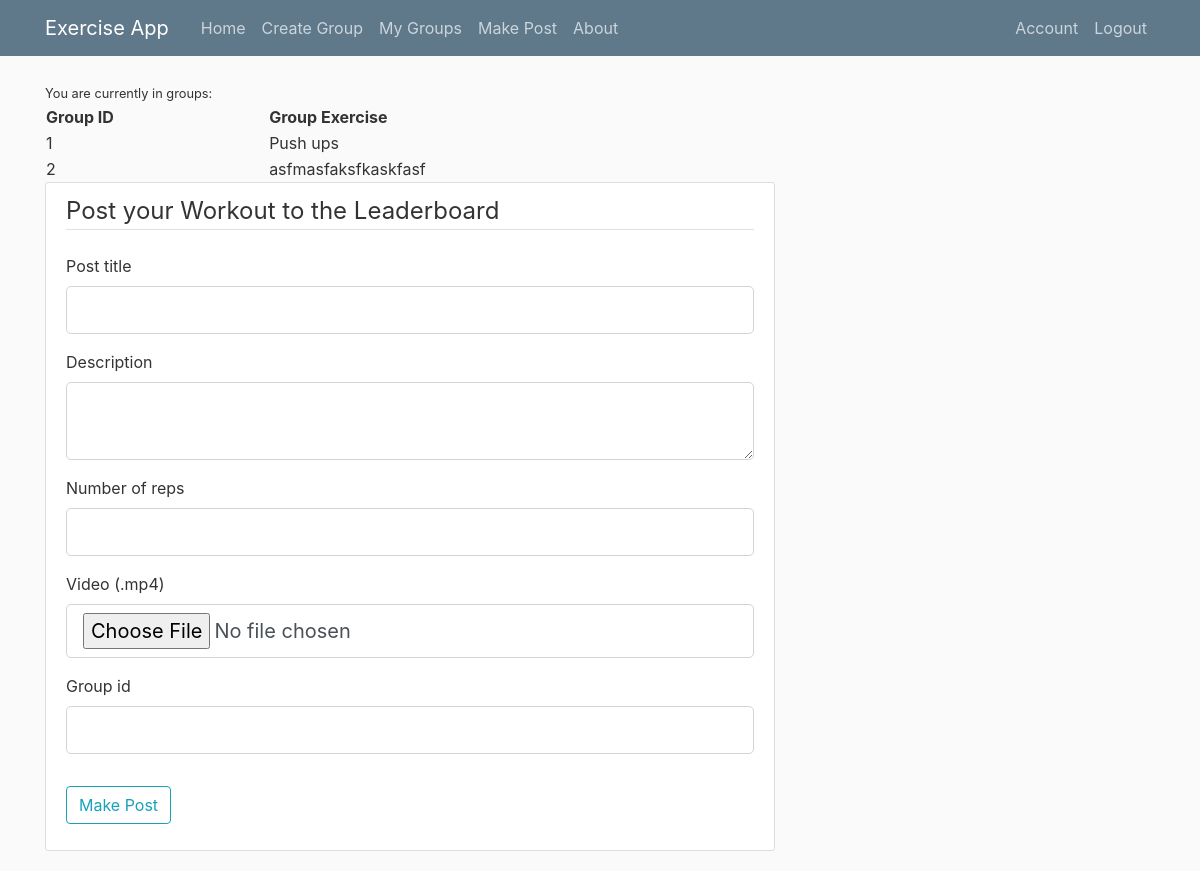
Page /createpost (signed in) on the earlier database version.
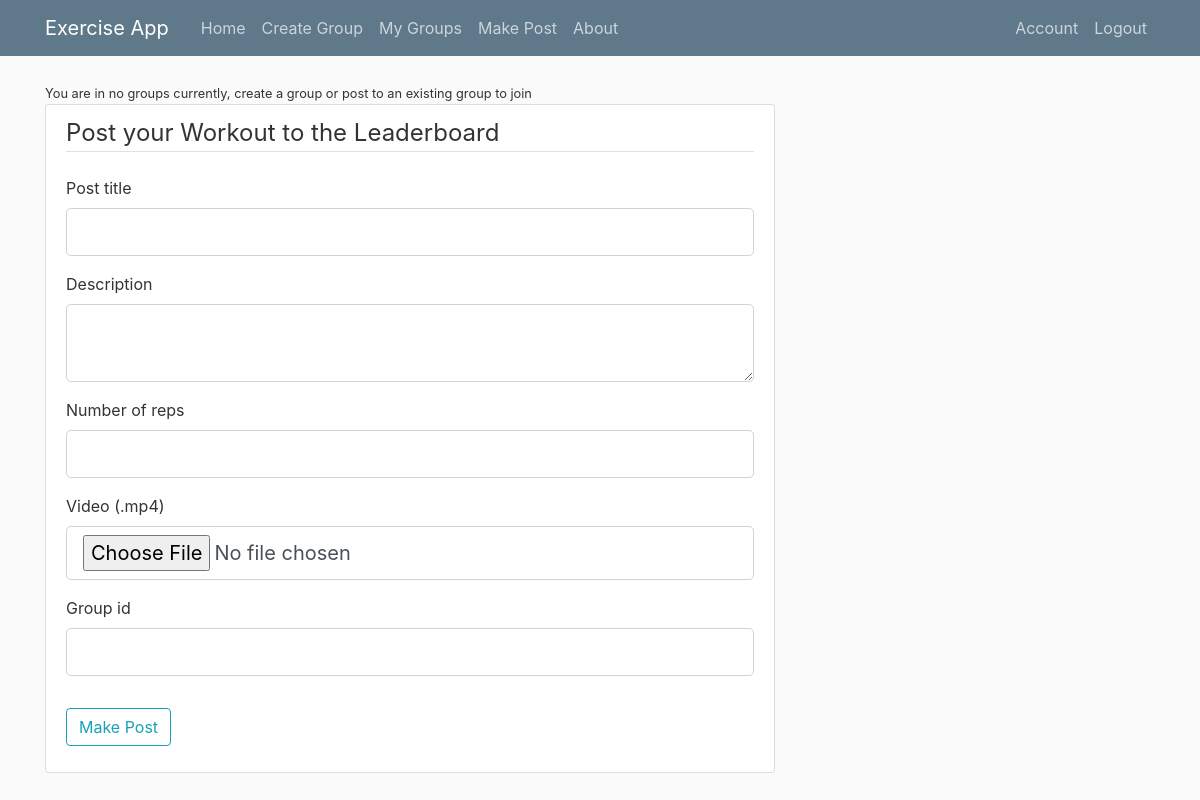
Same page on the later database version.
### exercisewebapp/models.py (models this page shows, shortened)
class Group(db.Model):
    id = db.Column(db.Integer, primary_key=True)
    exercise_title = db.Column(db.String(100), nullable=False)
    date_started = db.Column(db.DateTime, nullable=False, default=datetime.utcnow)
    description = db.Column(db.Text, nullable=False)
    leader_user_id = db.Column(db.Integer, db.ForeignKey('user.id'), nullable=False)

### exercisewebapp/routes.py (the view, shortened to what this page needs)
@app.route("/createpost",methods=['GET', 'POST'])
@login_required
def post_leaderboard():
    if current_user.is_authenticated:
        form = PostForm(CombinedMultiDict((request.files, request.form)))
        user = current_user.id
        current_user_groups_list = get_current_user_groups_with_title()
        return render_template('createpost.html', title='Group Leaderboard',form = form, current_user_groups_list=current_user_groups_list)
    return render_template('createpost.html', title='Group Leaderboard',form = form)

### exercisewebapp/forms.py
class PostForm(FlaskForm):
    title = StringField('Post title',
                                validators=[DataRequired(), Length(min=2, max=20)])
    content = TextAreaField('Description', validators=[DataRequired(), Length(min=10, max=250)])
    reps = IntegerField('Number of reps', validators=[DataRequired()])
    video = FileField('Video (.mp4)', validators=[FileRequired(), FileAllowed(['mp4'], 'Wrong format, you can only upload .mp4 files!')])
    group_id = IntegerField('Group id', validators=[DataRequired()])
    submit = SubmitField('Make Post')

### exercisewebapp/models.py (called while the page is built)
@login_manager.user_loader
def load_user(user_id):
    return User.query.get(int(user_id))

### exercisewebapp/routes.py (called while the page is built)
def get_current_user_groups_with_title():
    current_user_groups_id_list = []
    current_user_groups_title_list = []
    for group in current_user.groups:
        current_user_groups_id_list.append(group.id)
        current_user_groups_title_list.append(group.exercise_title)
    zipped= zip(current_user_groups_id_list, current_user_groups_title_list)
    return list(zipped)

### exercisewebapp/templates/createpost.html (shortened to what the changed rows need)
{% extends "layout.html" %}
{% block content %}
          {% if current_user.is_authenticated %}
            {% if current_user_groups_list is defined and current_user_groups_list %}
                <small>You are currently in groups:</small>
                <table style="width:100%">
                      <tr>
                        <th>Group ID</th>
                        <th>Group Exercise</th>
                      </tr>
                {% for id, title in current_user_groups_list %}
                      <tr>
                        <td>{{id}}</td>
                        <td>{{title}}</td>
                      </tr>
                {% endfor%}
                    </table>
            {% else%}
                <small>You are in no groups currently, create a group or post to an existing group to join</small>
            {% endif %}
          <div class="content-section">
        <form method="POST" action="" enctype="multipart/form-data">
        </form>
    </div>
          {% endif %}
{% endblock content%}

Differences in the rows shown:
no longer on this page (row edited): Group: id "1", exercise_title "Push ups"
removed Group: id "2", exercise_title "asfmasfaksfkaskfasf"
Other differences:
text no longer shown: "You are currently in groups: Group ID Group Exercise"
text now shown: "You are in no groups currently, create a group or post to an existing group to join"
